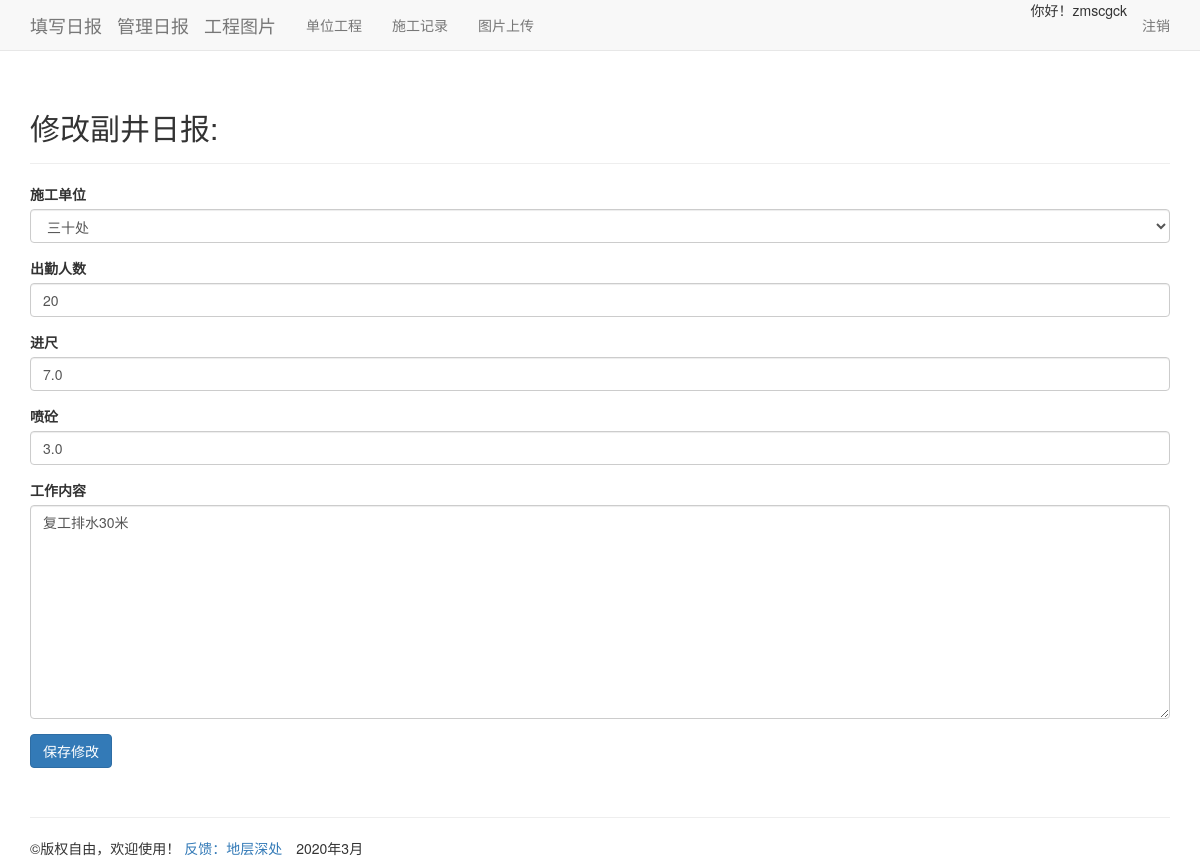
The app's page /edit_entry/2 (signed in), older data.
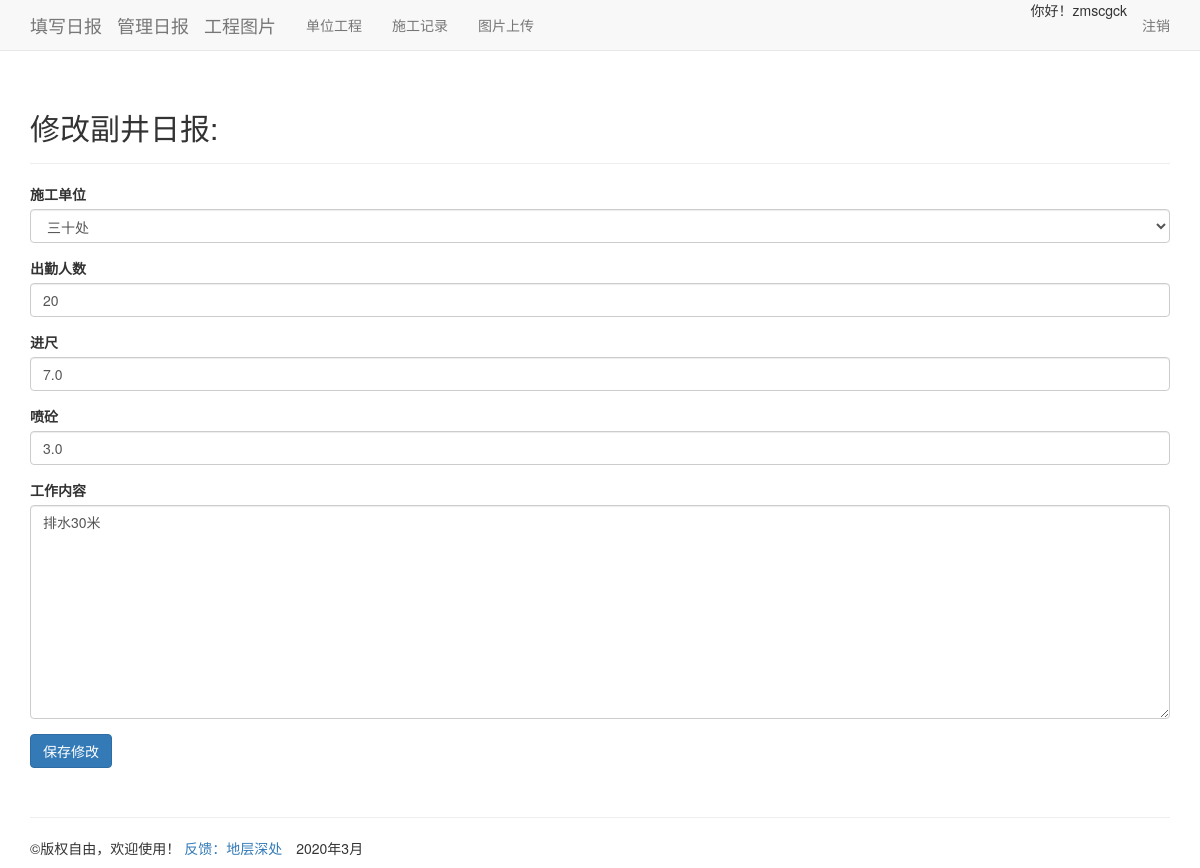
The same page, newer data.
### note/models.py (models this page shows, shortened)
class Entry(models.Model):
    topic = models.ForeignKey(Topic, on_delete=models.CASCADE, verbose_name='工程名称')
    company = models.ForeignKey(Group, on_delete=models.CASCADE, verbose_name='施工单位')
    owner = models.ForeignKey(User, on_delete=models.CASCADE, verbose_name='记录人')
    text = models.TextField(verbose_name='施工日报')
    date_added = models.DateField(default=timezone.now, verbose_name='施工日期')
    '''增加日报细分内容'''
    worker = models.IntegerField(verbose_name='出勤人数')
    footage = models.FloatField(default=0, verbose_name='进尺')
    rock = models.FloatField(default=0, verbose_name='出矸量')
    water = models.FloatField(default=0, verbose_name='排水量')
    cement = models.FloatField(default=0, verbose_name='喷砼')
    class Meta:
        verbose_name = '施工日报'
        verbose_name_plural = '施工日报'

### note/views.py (the view, shortened to what this page needs)
# urls.py: path('edit_entry/<entry_id>', views.edit_entry, name='edit_entry'),
@login_required
def edit_entry(request, entry_id):
    owner = request.user
    entry = Entry.objects.get(id=entry_id)
    topic = entry.topic
    if entry.owner != request.user:
        raise Http404
    if request.method != 'POST':
        form = EntryForm01(instance=entry)
    context = {'entry': entry, 'topic': topic, 'form': form}
    return render(request, 'note/edit_entry.html', context)

### note/forms.py
class EntryForm01(forms.ModelForm):
    class Meta:
        model = Entry
        fields = ['company', 'worker', 'footage', 'cement', 'text']
        labels = {'text': '工作内容'}
        widgets = {'text': forms.Textarea(attrs={'cols': 40})}

### note/models.py (called while the page is built)
    def __str__(self):
        return self.text

### note/templates/note/edit_entry.html (shortened to what this page needs)
{% extends "note/base.html" %}
{% load bootstrap3 %}
{% block header %}
<h2>
    修改{{ topic }}</a>日报:
</h2>
{% endblock header %}
{% block content %}
<form action="{% url 'note:edit_entry' entry.id %}" method='post'
 class="form">
{% bootstrap_form form %}
{% buttons %}
 <button name="submit" class="btn btn-primary">保存修改</button>
 {% endbuttons %}
 </form>
 {% endblock content %}

Row changes from the older to the newer data that the page shows:
changed Entry "三十处": text "复工排水30米" → "排水30米"
